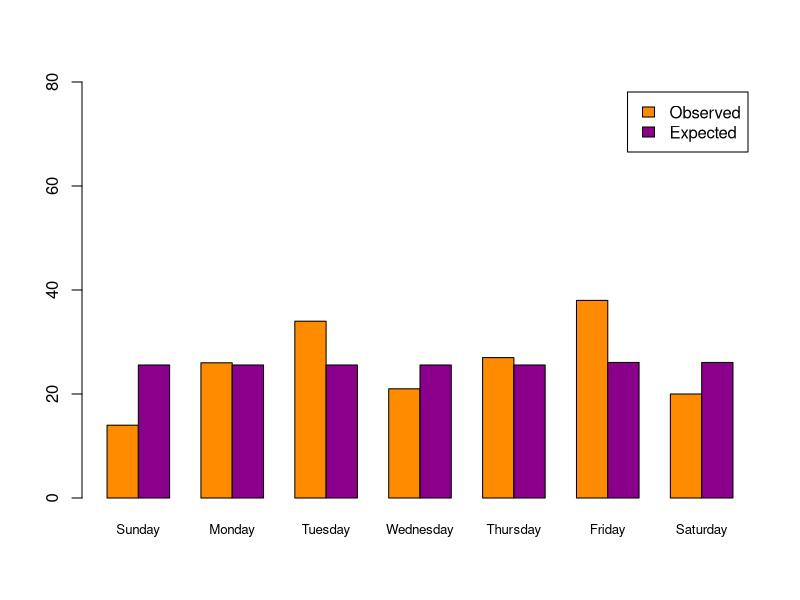
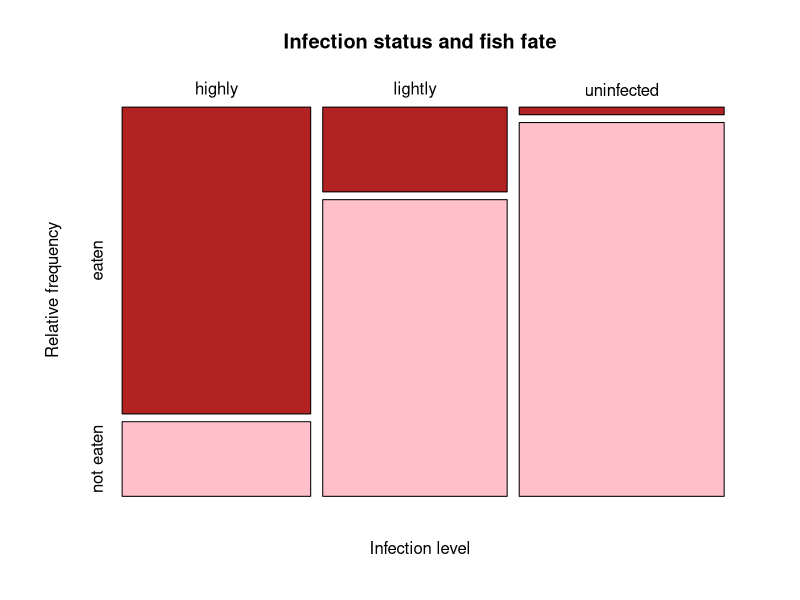
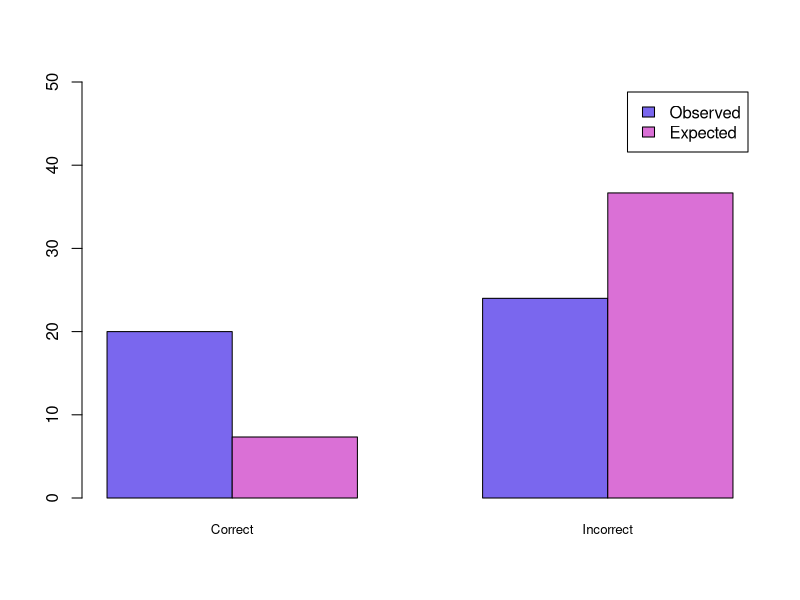
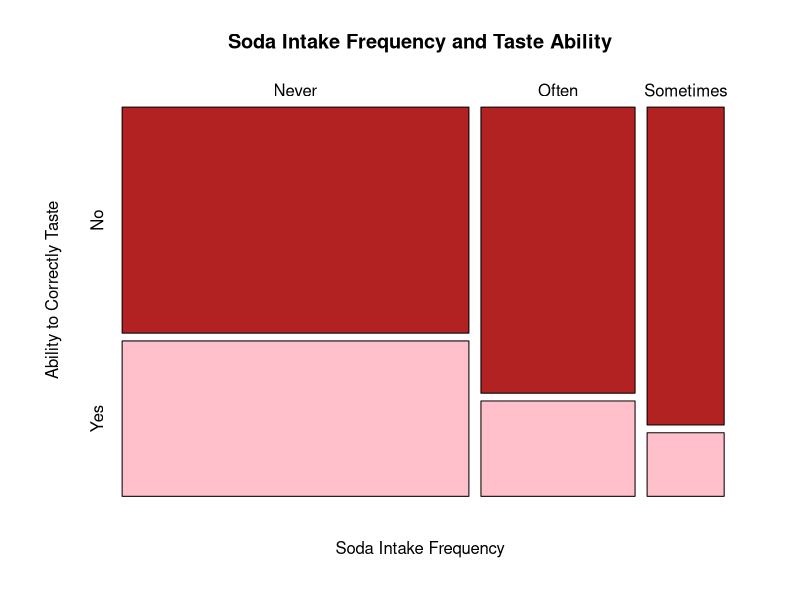
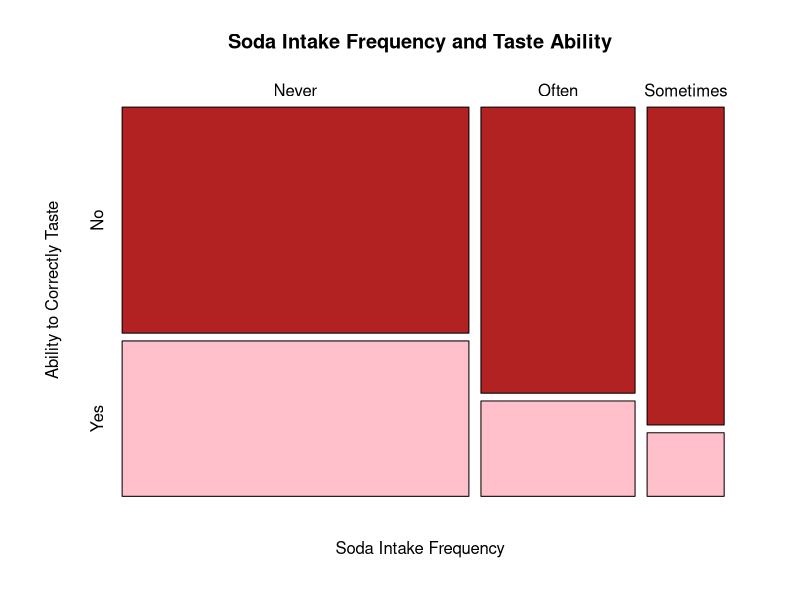

Write R code to recreate these figures, in order.
## ---- chunk 1

## ---- chunk 2
birthDayObserved <- c(14, 26, 34, 21, 27, 38, 20) # observed counts
birthDayObserved
## ---- chunk 3
Null.Proportions <- c(52/366, 52/366, 52/366, 52/366, 52/366, 53/366, 53/366)
Null.Proportions
sum(Null.Proportions)
## ---- chunk 4
birthDayExpected <- Null.Proportions * sum(birthDayObserved)
birthDayExpected 
## ---- chunk 5
# combine data; row 1 is observed, row 2 is expected
birthData <- rbind(birthDayObserved, birthDayExpected) 
# give the table column names
colnames(birthData)<- c("Sunday","Monday", "Tuesday", "Wednesday", "Thursday", "Friday", "Saturday")
birthData
## ---- chunk 6
colors<-c("darkorange", "darkmagenta")
barplot(height = birthData, beside=TRUE, cex.names = 0.8, ylim = c(0,80),
        legend = c("Observed", "Expected"), col=colors)
## ---- chunk 7
chisq.test(x = birthDayObserved, p = Null.Proportions)
## ---- chunk 8
fish <- read.csv("fish_data.csv")
structure(fish)
## ---- chunk 9
fishTable <- table(fish$infection, fish$fate)
addmargins(fishTable)
## ---- chunk 10
mosaicplot( fishTable, col = c("firebrick", "pink"), cex.axis = 1, 
            sub = "Infection level", ylab = "Relative frequency", 
            main = "Infection status and fish fate")
## ---- chunk 11
FishChiTest <- chisq.test(y = fish$fate, x = fish$infection, correct = FALSE)
FishChiTest
## ---- chunk 12
FishChiTest$expected
## ---- chunk 13
# These first few lines utilize the familiar which() function
fish$infection2 <- "yes" 
uninfected_indices <- which(fish$infection == "uninfected") 
fish$infection2[uninfected_indices] = "no"

# Or, use this one-liner to do the same thing using
fish$infection2<-ifelse(fish$infection == "uninfected", "no", "yes") 

# Then analyze as...
FishChiTest <- chisq.test(y = fish$fate, x = fish$infection2, correct = FALSE)
FishChiTest
FishChiTest$expected

## ---- chunk 14
jellyBeanData <- read.csv("JellyBelly.csv")
structure(jellyBeanData)

#Statistical Test Chosen: chi-squared goodness of fit test because it will compare a distribution of
#observed counts to a distribution of expected counts under some probability model.
guessedRight <- sum(jellyBeanData$Correct == 1)
guessedWrong <- sum(jellyBeanData$Correct == 0)
jellyBeanObserved <- c(guessedRight, guessedWrong)
# 1/6 is the probability that by random chance students could have guessed correctly
#5/6 is the probability that by random chance students could have guessed incorrectly
nullProp <- c(1/6, 5/6)
sum(nullProp) #sanity check

#Let's plot
jellyBeanExpected <- nullProp * sum(jellyBeanObserved)
jellyBeanExpected
# combine data; row 1 is observed, row 2 is expected
beanData <- rbind(jellyBeanObserved, jellyBeanExpected) 
# give the table column names
colnames(beanData)<- c("Correct", "Incorrect")
beanData

colors<-c("slateblue2", "orchid")
barplot(height = beanData, beside=TRUE, cex.names = 0.8, ylim = c(0,50),
        legend = c("Observed", "Expected"), col=colors)

chisq.test(x = jellyBeanObserved, p = nullProp)

## ---- chunk 15
sodaData <- read.csv("CokevPepsi.csv")
head(sodaData)

## Create a summary table for plotting
sodaTable <- table(sodaData$SodaFrequency, sodaData$Correct)
addmargins(sodaTable)

## Let's Plot
mosaicplot( sodaTable, col = c("firebrick", "pink"), cex.axis = 1, 
            sub = "Soda Intake Frequency", ylab = "Ability to Correctly Taste", 
            main = "Soda Intake Frequency and Taste Ability")

##Chi Test
SodaChiTest <- chisq.test(y = sodaData$Correct, x = sodaData$SodaFrequency, correct = FALSE)
SodaChiTest
## ---- chunk 16

mosaicplot( sodaTable, col = c("firebrick", "pink"), cex.axis = 1, 
            sub = "Soda Intake Frequency", ylab = "Ability to Correctly Taste", 
            main = "Soda Intake Frequency and Taste Ability")

